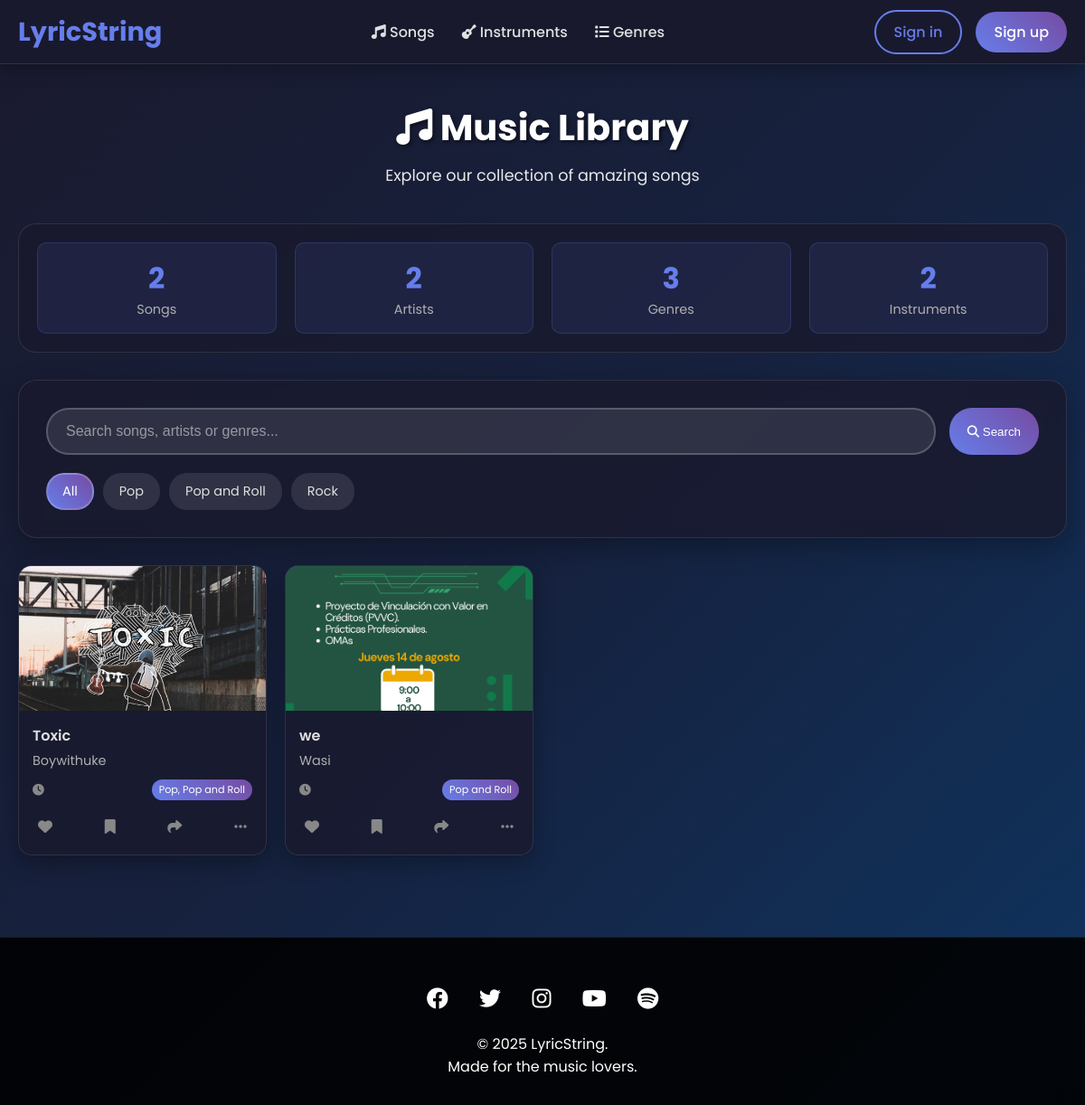
Before: / with the older database file.
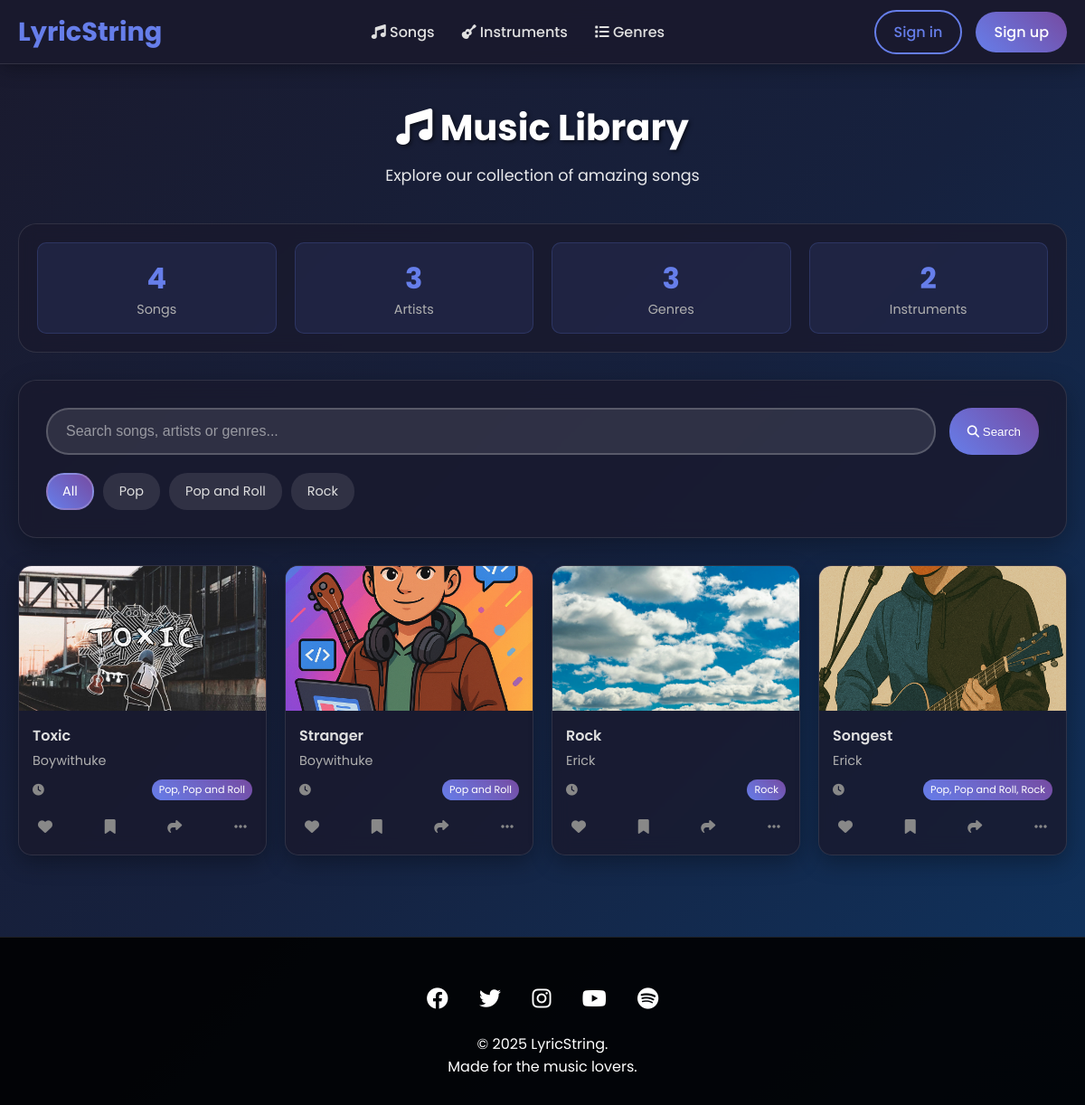
After: the same page with the newer database file.
### content/models.py (models this page shows, shortened)
class Genre(models.Model):
    name = models.CharField(max_length=50, unique=True)
    description = models.TextField(blank=True)
    icon_class = models.CharField(max_length=50, default='fas fa-music')

class Song(models.Model):
    title = models.CharField(max_length=100)
    artist = models.ForeignKey(Artist, on_delete=models.CASCADE)
    duration = models.DurationField()
    key = models.CharField(max_length=20)
    bpm = models.PositiveIntegerField()
    year = models.PositiveIntegerField()
    genres = models.ManyToManyField(Genre)
    instruments = models.ManyToManyField(Instrument, through='SongInstrument')
    description = models.TextField()
    cover_image = models.ImageField(upload_to='song_covers/', blank=True)
    audio_file = models.FileField(upload_to='song_audio/')
    created_at = models.DateTimeField(auto_now_add=True)
    liked_by = models.ManyToManyField(settings.AUTH_USER_MODEL, related_name='liked_songs')
    saved_by = models.ManyToManyField(settings.AUTH_USER_MODEL, related_name='saved_songs')

class Artist(models.Model):
    name = models.CharField(max_length=100)
    bio = models.TextField(blank=True)
    genres = models.ManyToManyField(Genre)

### content/views.py (the view)
# urls.py: path('', views.song_list_view, name='song_list'),
def song_list_view(request):
    songs = Song.objects.select_related('artist').prefetch_related('genres').all()
    genres = Genre.objects.all()
    context = {
        'songs': songs,
        'genres': genres,
        'total_songs': Song.objects.count(),
        'total_artists': Artist.objects.count(),
        'total_genres': Genre.objects.count(),
        'total_instruments': Instrument.objects.count(),
    }
    return render(request, 'content/song_list.html', context)

### templates/content/song_list.html (shortened to what this page needs)
{% extends "base.html" %}
{% load static %}
{% block content %}
<link rel="stylesheet" href="{% static 'css/song_list.css' %}">
<div class="page-header">
    <h1><i class="fas fa-music"></i> Music Library</h1>
    <p>Explore our collection of amazing songs</p>
</div>
<div class="stats-section">
    <div class="stats-grid">
        <div class="stat-item">
            <div class="stat-number">{{ total_songs }}</div>
            <div class="stat-label">Songs</div>
        </div>
        <div class="stat-item">
            <div class="stat-number">{{ total_artists }}</div>
            <div class="stat-label">Artists</div>
        </div>
        <div class="stat-item">
            <div class="stat-number">{{ total_genres }}</div>
            <div class="stat-label">Genres</div>
        </div>
        <div class="stat-item">
            <div class="stat-number">{{ total_instruments }}</div>
            <div class="stat-label">Instruments</div>
        </div>
    </div>
</div>
<div class="search-section">
    <div class="search-bar">
        <input type="text" class="search-input" placeholder="Search songs, artists or genres...">
        <button class="btn btn-primary">
            <i class="fas fa-search"></i> Search
        </button>
    </div>
    <div class="filter-tags">
        <span class="filter-tag active">All</span>
        {% for genre in genres %}
        <span class="filter-tag">{{ genre.name }}</span>
        {% endfor %}
    </div>
</div>
<div class="songs-grid">
    {% for song in songs %}
    <a href="{% url 'song_detail' song.id %}" class="song-card-link">
        <div class="song-card">
            <div class="song-cover">
            </div>
            <div class="song-info">
                <div class="song-title">{{ song.title }}</div>
                <div class="song-artist">{{ song.artist.name }}</div>
                <div class="song-details">
                    <span><i class="fas fa-clock"></i> {{ song.duration|time:"i:s" }}</span>
                    <span class="song-genre">
                        {% for genre in song.genres.all %}
                        {{ genre.name }}{% if not forloop.last %}, {% endif %}
                        {% endfor %}
                    </span>
                </div>
                <div class="song-actions">
                    <button class="action-btn" title="Like">
                        <i class="fas fa-heart"></i>
                    </button>
                    <button class="action-btn" title="Save">
                        <i class="fas fa-bookmark"></i>
                    </button>
                    <button class="action-btn" title="Share">
                        <i class="fas fa-share"></i>
                    </button>
                    <button class="action-btn" title="More options">
                        <i class="fas fa-ellipsis-h"></i>
                    </button>
                </div>
            </div>
        </div>
    </a>
    {% endfor %}
</div>
{% endblock %}

### templates/base.html (shortened to what this page needs)
{% load static %}
<!DOCTYPE html>
<html lang="en">
<head>
    <link rel="stylesheet" href="https://cdnjs.cloudflare.com/ajax/libs/font-awesome/6.4.0/css/all.min.css">
    <link rel="stylesheet" href="{% static 'css/styles.css' %}">
    <link rel="stylesheet" href="{% static 'css/base.css' %}">
</head>
<body>
    <header class="header">
        <nav class="nav-container">
            <a href="/" class="logo">
                LyricString
            </a>
            <ul class="nav-menu">
                <li><a href="/"><i class="fas fa-music"></i> Songs</a></li>
                <li><a href="/instruments/"><i class="fas fa-guitar"></i> Instruments</a></li>
                <li><a href="/genres/"><i class="fas fa-list"></i> Genres</a></li>
            </ul>
            <div class="user-actions">
                {% if user.is_authenticated %}
                <div class="user-profile">
                    <div class="profile-dropdown">
                        <button class="profile-btn">
                            {% if user.profile_picture %}
                            <img src="{{ user.profile_picture.url }}" alt="{{ user.username }}" class="profile-pic">
                            {% else %}
                            <div class="profile-pic default"><i class="fas fa-user"></i></div>
                            {% endif %}
                            <span class="username">{{ user.username }}</span>
                            <i class="fas fa-chevron-down dropdown-icon"></i>
                        </button>
                        <div class="dropdown-menu">
                            <a href="{% url 'profile' %}" class="dropdown-item"><i class="fas fa-user"></i> Profile</a>
                            <a href="{% url 'logout' %}" class="dropdown-item"><i class="fas fa-sign-out-alt"></i> Logout</a>
                        </div>
                    </div>
                </div>
                {% else %}
                <a href="{% url 'login' %}" class="btn btn-outline">Sign in</a>
                <a href="{% url 'register' %}" class="btn btn-primary">Sign up</a>
                {% endif %}
            </div>
        </nav>
    </header>
    <main class="main-content">
        {% block content %}{% endblock %}
    </main>
    <footer class="footer">
        <div class="footer-content">
            <div class="social-links">
                <a href="#"><i class="fab fa-facebook"></i></a>
                <a href="#"><i class="fab fa-twitter"></i></a>
                <a href="#"><i class="fab fa-instagram"></i></a>
                <a href="#"><i class="fab fa-youtube"></i></a>
                <a href="#"><i class="fab fa-spotify"></i></a>
            </div>
            <p>&copy; 2025 LyricString.</p>
            <p>Made for the music lovers.</p>
        </div>
    </footer>
</body>
</html>

### static/css/song_list.css (style rules this page uses)
.page-header { text-align: center; margin-bottom: 40px; color: white; }
.page-header h1 { font-size: 2.5rem; margin-bottom: 10px; text-shadow: 2px 2px 4px rgba(0,0,0,0.5); }
.page-header p { font-size: 1.1rem; opacity: 0.9; }
.search-section { background: rgba(26, 26, 46, 0.8); backdrop-filter: blur(10px); border-radius: 20px; padding: 30px; margin-bottom: 30px; box-shadow: 0 10px 30px rgba(0,0,0,0.3); border: 1px solid rgba(255, 255, 255, 0.1); }
.search-bar { display: flex; gap: 15px; margin-bottom: 20px; }
.search-input { flex: 1; padding: 15px 20px; border: 2px solid rgba(255, 255, 255, 0.2); border-radius: 25px; font-size: 1rem; transition: border-color 0.3s ease; background: rgba(255, 255, 255, 0.1); color: #e0e0e0; }
.search-input::placeholder { color: rgba(224, 224, 224, 0.6); }
.filter-tags { display: flex; gap: 10px; flex-wrap: wrap; }
.filter-tag { padding: 8px 16px; background: rgba(255, 255, 255, 0.1); border-radius: 20px; font-size: 0.9rem; cursor: pointer; transition: all 0.3s ease; border: 2px solid transparent; color: #e0e0e0; }
.filter-tag:hover, .filter-tag.active { background: linear-gradient(45deg, #667eea, #764ba2); color: white; border-color: rgba(255, 255, 255, 0.2); }
.songs-grid { display: grid; grid-template-columns: repeat(5, 1fr); gap: 20px; margin-top: 30px; }
.song-card { background: rgba(26, 26, 46, 0.8); backdrop-filter: blur(10px); border-radius: 15px; overflow: hidden; box-shadow: 0 8px 25px rgba(0,0,0,0.3); transition: all 0.3s ease; cursor: pointer; border: 1px solid rgba(255, 255, 255, 0.1); }
.song-cover { width: 100%; height: 160px; background: linear-gradient(45deg, #667eea, #764ba2); display: flex; align-items: center; justify-content: center; position: relative; overflow: hidden; }
.song-info { padding: 15px; }
.song-title { font-size: 1rem; font-weight: 600; margin-bottom: 5px; color: #e0e0e0; }
.song-artist { color: #b0b0b0; margin-bottom: 10px; font-size: 0.9rem; }
.song-details { display: flex; justify-content: space-between; align-items: center; margin-bottom: 15px; font-size: 0.8rem; color: #888; }
.song-genre { background: linear-gradient(45deg, #667eea, #764ba2); color: white; padding: 3px 8px; border-radius: 12px; font-size: 0.7rem; }
.song-actions { display: flex; justify-content: space-between; align-items: center; }
.action-btn { background: none; border: none; font-size: 1rem; cursor: pointer; padding: 6px; border-radius: 50%; transition: all 0.3s ease; color: #888; }
.stats-section { background: rgba(26, 26, 46, 0.8); backdrop-filter: blur(10px); border-radius: 20px; padding: 20px; margin-bottom: 30px; text-align: center; border: 1px solid rgba(255, 255, 255, 0.1); }
.stats-grid { display: grid; grid-template-columns: repeat(auto-fit, minmax(150px, 1fr)); gap: 20px; }
.stat-item { padding: 15px; border-radius: 10px; background: rgba(102, 126, 234, 0.1); border: 1px solid rgba(102, 126, 234, 0.2); }
.stat-number { font-size: 2rem; font-weight: 700; color: #667eea; }
.stat-label { color: #b0b0b0; font-size: 0.9rem; }
.song-card-link { text-decoration: none; color: inherit; display: block; }
@media (max-width: 1200px) { .songs-grid { grid-template-columns: repeat(4, 1fr); } }

### templates/content/song_list.html (style rules this page uses)
.song-card-link { text-decoration: none; color: inherit; display: block; }
.song-cover { width: 100%; height: 160px; background: linear-gradient(45deg, #667eea, #764ba2); display: flex; align-items: center; justify-content: center; position: relative; overflow: hidden; }

Changed rows visible on the page:
removed Song: title "we", artist.name "Wasi", Genre (name "Pop and Roll")
added Song: title "Stranger", artist.name "Boywithuke", Genre (name "Pop and Roll")
added Song: title "Rock", artist.name "Erick", Genre (name "Rock")
added Song: title "Songest", artist.name "Erick", Genre (name "Pop"), Genre (name "Pop and Roll"), Genre (name "Rock")
Other visible differences:
{{ total_songs }}: "2" → "4"
{{ total_artists }}: "2" → "3"
